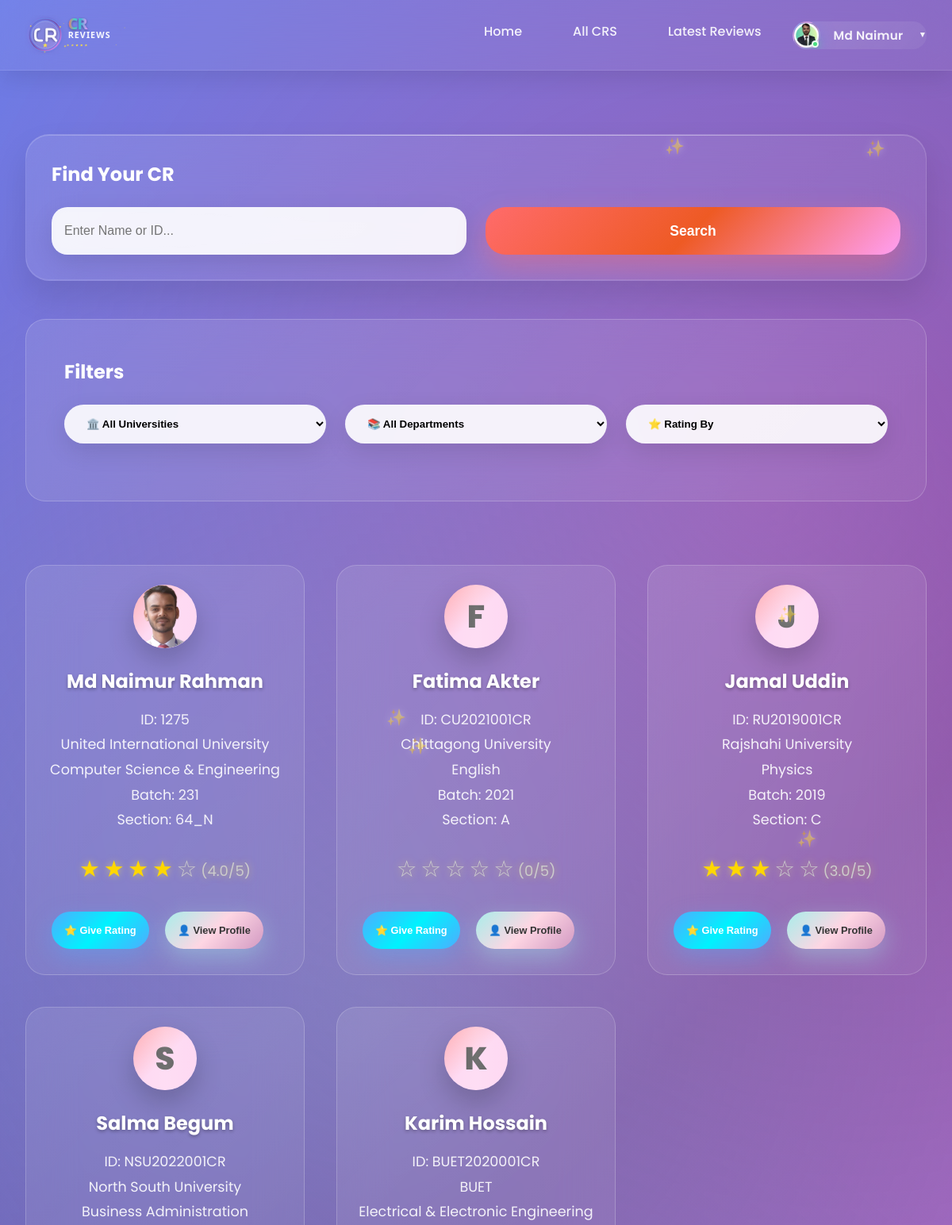
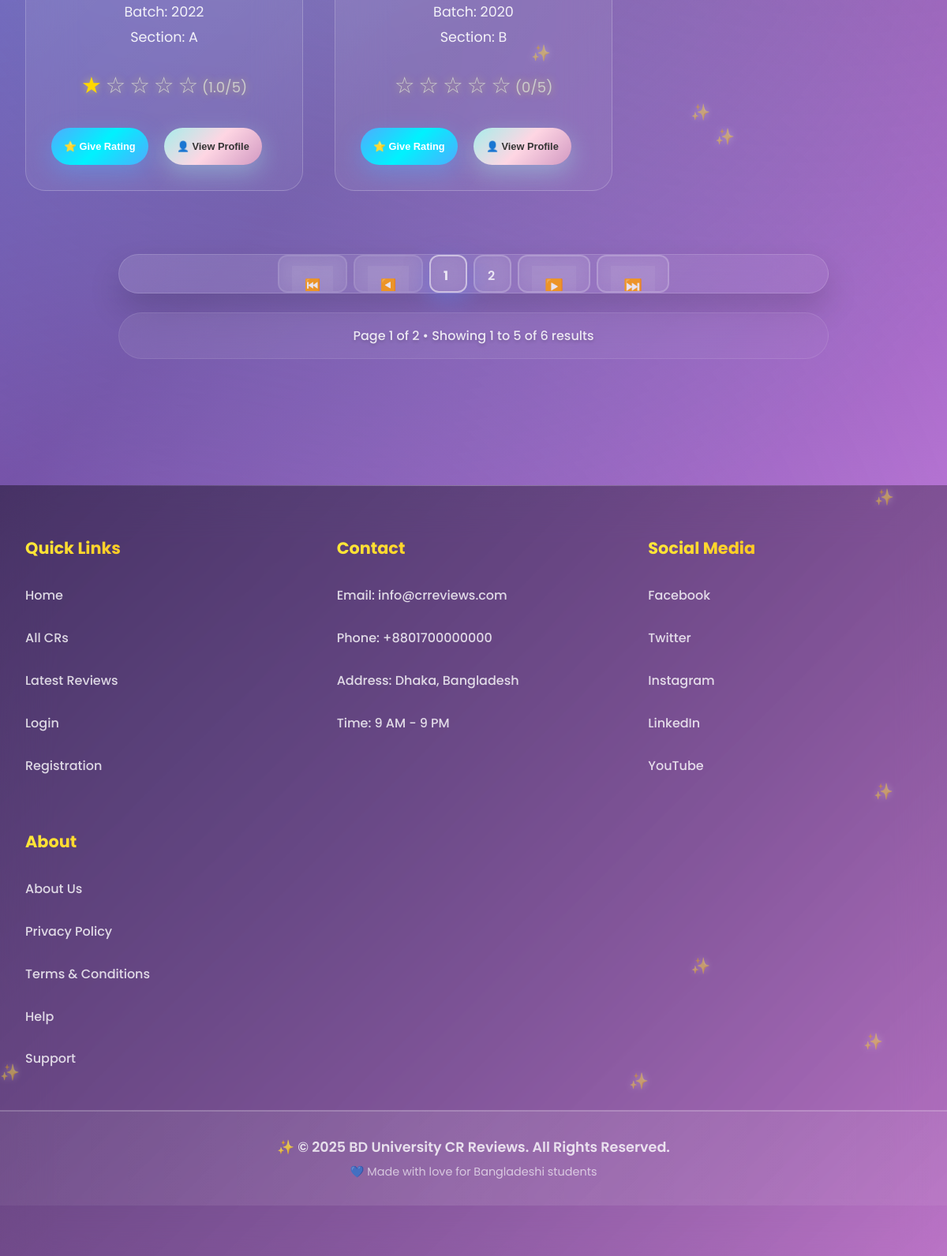
Page /all_cr/ (signed in) on the committed database (2 pictures, top to bottom).
### userprofile/models.py (models this page shows, shortened)
class User(AbstractBaseUser,PermissionsMixin):
    university=models.ForeignKey(University, on_delete=models.SET_NULL,related_name='university',null=True,blank=True)
    department=models.ForeignKey(Department, on_delete=models.SET_NULL,related_name='department',null=True,blank=True)
    profile_picture=models.ImageField(upload_to=user_profile_picture_path,null=True,blank=True)
    first_name = models.CharField(max_length=50)
    last_name = models.CharField(max_length=50)
    gender = models.CharField(choices=[('M', 'Male'), ('F', 'Female')], max_length=1)
    email = models.EmailField(unique=True)
    phone=models.CharField(max_length=20,null=True,blank=True)
    date_of_birth=models.DateField(null=True,blank=True)
    student_id=models.CharField(max_length=50,unique=True)
    batch=models.CharField(max_length=20,null=True,blank=True)
    dept_batch = models.CharField(max_length=20 , blank=True, null=True)
    section=models.CharField(max_length=20,null=True,blank=True)
    bio=models.TextField(null=True,blank=True)
    facebook_url=models.URLField(default='https://www.facebook.com/')
    instagram_url=models.URLField(default='https://www.instagram.com/')
    linkedin_url=models.URLField(default='https://www.linkedin.com/')
    role=models.CharField(max_length=20, default='student')
    slug=models.SlugField(blank=True,unique=True)
    is_active = models.BooleanField(default=True)
    is_staff = models.BooleanField(default=False)
    created_at = models.DateTimeField(auto_now_add=True)
    updated_at = models.DateTimeField(auto_now=True)
    deleted_at = models.DateTimeField(blank=True, null=True)
    USERNAME_FIELD = 'email'
    REQUIRED_FIELDS = ['first_name','last_name']
    objects = CustomUserManager()

### cr/models.py (models this page shows, shortened)
class CrProfile(models.Model):
    user=models.OneToOneField('userprofile.User', on_delete=models.CASCADE,related_name='user_profile')
    university=models.ForeignKey(University, on_delete=models.CASCADE,related_name='university_crs')
    department=models.ForeignKey(Department, on_delete=models.CASCADE,related_name='department_crs')
    profile_picture = models.ImageField(upload_to='cr_profile_pictures/', blank=True, null=True)
    name = models.CharField(max_length=100)
    gender = models.CharField(choices=[('M', 'Male'), ('F', 'Female')], max_length=1)
    email = models.EmailField(blank=True, null=True)
    phone = models.CharField(max_length=30, blank=True, null=True)
    st_id = models.CharField(max_length=50, unique=True)
    batch = models.CharField(max_length=20)
    dept_batch = models.CharField(max_length=20 , blank=True, null=True)
    section = models.CharField(max_length=10)
    bio = models.TextField(blank=True, null=True)
    date_of_birth = models.DateField(blank=True, null=True)
    slug = models.SlugField(unique=True, blank=True)
    facebook_url = models.URLField(default='https://www.facebook.com/')
    instagram_url = models.URLField(default='https://www.instagram.com/')
    linkedin_url = models.URLField(default='https://www.linkedin.com/')
    created_at=models.DateTimeField(auto_now_add=True)
    updated_at=models.DateTimeField(auto_now=True)
    deleted_at=models.DateTimeField(auto_now=True,blank=True,null=True)
    @property
    def average_rating(self):
        avg=self.cr_reviews.aggregate(Avg('rating'))['rating__avg']
        return round(avg,1) if avg else 0

class University(models.Model):
    Public = "Public"
    Private = "Private"
    university_type = [
        (Public,"Public"),
        (Private,"Private"),
    ]
    title =models.CharField(max_length=100,unique=True,blank=False,null=False)
    type =models.CharField(max_length=100,choices=university_type)
    address=models.CharField(max_length=150, blank=True, null=True)
    slug=models.SlugField(blank=True,unique=True)
    created_at=models.DateTimeField(auto_now_add=True)
    updated_at=models.DateTimeField(auto_now=True)
    daleted_at=models.DateTimeField(auto_now=True,blank=True,null=True)
    def __str__(self):
        return self.title

class Department(models.Model):
    university=models.ForeignKey(University, on_delete=models.CASCADE,related_name='departments')
    title=models.CharField(max_length=50,unique=True,blank=False,null=False)
    code=models.CharField(max_length=50,unique=True,blank=True,null=True)
    slug=models.SlugField(blank=True,unique=True)
    created_at=models.DateTimeField(auto_now_add=True)
    updated_at=models.DateTimeField(auto_now=True)
    daleted_at=models.DateTimeField(auto_now=True,blank=True,null=True)
    def __str__(self):
        return self.title

### cr/views.py (the view)
# urls.py: path('all_cr/',all_cr,name='all_cr'),
def all_cr(request):
    crs = CrProfile.objects.all().order_by('-created_at')
    paginator = Paginator(crs, 5)
    page_number =  request.GET.get('page',1)
    try:
        crs = paginator.page(page_number)
    except PageNotAnInteger:
        crs = paginator.page(1)
    except EmptyPage:
        crs = paginator.page(1)
    context={
        'cr':crs,
        'paginator':paginator
    }
    return render(request,'all_cr.html',context)

### templates/all_cr.html (shortened to what this page needs)
{% extends 'base.html' %}
{% load static %}
{% block content %}
    <div id="all-cr" class="page">
        <div class="container">
            <div class="search-section">
                <h3 style="color: white; margin-bottom: 1.5rem; font-size: 1.5rem; font-weight: 700;">Find Your CR</h3>
                <div class="search-bar">
                    <input type="text" class="search-input" placeholder="Enter Name or ID...">
                    <button class="search-btn">Search</button>
                </div>
            </div>
            <div class="filter-section">
                <h3 style="color: white; margin-bottom: 1.5rem; font-size: 1.5rem; font-weight: 700;">Filters</h3>
                <div class="filter-row">
                    <select class="filter-select">
                        <option>🏛️ All Universities</option>
                    </select>
                    <select class="filter-select">
                        <option>📚 All Departments</option>
                    </select>
                    <select class="filter-select">
                        <option>⭐ Rating By</option>
                    </select>
                </div>
            </div>
            <div class="section">
                <div class="grid">
                    {% for cr in cr%}
                        {% include "cr_card.html" %}
                    {% endfor %}
                </div>
            </div>
            {% include 'pagination.html' %}
        </div>
    </div>
{% endblock content %}

### templates/base.html (shortened to what this page needs)
<!DOCTYPE html>
<html lang="en">
{% load static %}
<head>
    <link rel="stylesheet" href="{% static 'style.css' %}">
    <link rel="stylesheet" href="{% static 'add_cr.css' %}">
    <link rel="stylesheet" href="{% static 'user_dashboard.css' %}">
    <link rel="stylesheet" href="{% static 'edit_user_settings.css' %}">
</head>
<body>
    <nav class="navbar">
        <div class="nav-container">
            <a href="{% url 'home' %}" style="display: flex; align-items: center; text-decoration: none;">
            <img src="{% static 'logo.svg' %}" alt="CR Reviews" style="height: 50px; margin-right: 10px;">
            </a>
            <ul class="nav-links">
                <li><a href="{% url 'home' %}" class="nav-link">Home</a></li>
                <li><a href="{% url 'all_cr' %}" class="nav-link" >All CRS</a></li>
                <li><a href="{% url 'latest_reviews' %}" class="nav-link" >Latest Reviews</a></li>
                {% if user.is_authenticated %}
                <li class="user-dropdown">
                <a href="#" class="nav-link user-profile-btn">
                    <span class="user-avatar">
                    {% if user.profile_picture %}
                        <img src="{{ user.profile_picture.url }}" alt="{{ user.name }}" />
                    {% else %}
                        {{ user.first_name|first|upper }}
                    {% endif %}
                    </span>
                    <span class="user-name">{{user.first_name}}</span>
                    <span class="dropdown-arrow">▼</span>
                </a>
                </li>
                {% else %}
                <li><a href="{% url 'login'%}" class="nav-link" >Login</a></li>
                <li><a href="{%url 'registration'%}" class="nav-link">Registration</a></li>
                {% endif %}
            </ul>
        </div>
    </nav>
    {% block content %}
    {% endblock content %}
    {% include 'footer.html' %}
</body>
</html>

### templates/cr_card.html
<div class="card">
  <div class="profile-photo">
    {% if cr.profile_picture %}
    <img src="{{ cr.profile_picture.url }}" alt="{{ cr.name }}" />
    {% else %}
    <span>{{ cr.name|first|upper }}</span>
    {% endif %}
  </div>
  <div class="cr-name">{{cr.name}}</div>
  <div class="cr-details">
    ID: {{cr.st_id}}<br />
    {{cr.university}}<br />
    {{cr.department}}<br />
    Batch: {{cr.batch}}<br />
    Section: {{cr.section}}<br />
  </div>
  <div class="rating">
    {% for i in "12345" %} {% if forloop.counter <= cr.average_rating %}
    <span class="star filled">★</span>
    {% else %}
    <span class="star">☆</span>
    {% endif %} {% endfor %}
    <span class="star_avg">({{ cr.average_rating }}/5)</span>
  </div>
  <button
    class="btn"
    onclick="openRatingModal('{{ cr.slug }}', '{{ cr.name }}')">
    ⭐ Give Rating
  </button>
  <button
    class="btn btn-secondary"
    onclick="window.location.href='{% url 'cr_profile' cr.slug %}'">
    👤 View Profile
  </button>
</div>

### rows in the picture
User: profile_picture (picture), first_name "Md Naimur"
CrProfile: profile_picture (picture), name "Md Naimur Rahman", st_id "1275", university "United International University", department "Computer Science & Engineering", batch "231", section "64_N", average_rating "4.0"
CrProfile: name|first "F", name "Fatima Akter", st_id "CU2021001CR", university "Chittagong University", department "English", batch "2021", section "A", average_rating "0"
CrProfile: name|first "J", name "Jamal Uddin", st_id "RU2019001CR", university "Rajshahi University", department "Physics", batch "2019", section "C", average_rating "3.0"
CrProfile: name|first "S", name "Salma Begum", st_id "NSU2022001CR", university "North South University", department "Business Administration", batch "2022", section "A", average_rating "1.0"
CrProfile: name|first "K", name "Karim Hossain", st_id "BUET2020001CR", university "BUET", department "Electrical & Electronic Engineering", batch "2020", section "B", average_rating "0"

### other values in the picture
{{ num }} "1"
{{ num }} "2"
{{ cr.number }} "1"
{{ cr.paginator.num_pages }} "2"
{{ cr.start_index }} "1"
{{ cr.end_index }} "5"
{{ cr.paginator.count }} "6"
